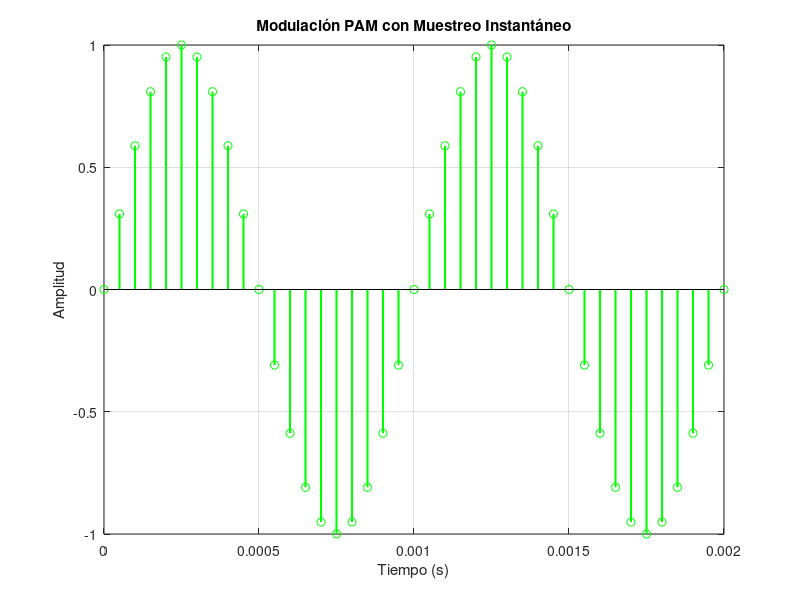

MATLAB code for this plot:
clc;
clear;
close all;

% Parámetros configurables
fm = 1000;  % Frecuencia de la señal moduladora (Hz)
fs = 20000;  % Frecuencia de muestreo (Hz) (Ajustable, aumentada)
d = 0.3;    % Ciclo de trabajo (tau / T) (Ajustable)

% Definición de la señal original
Tm = 1/fm;  
t = 0:Tm/500:2*Tm;  % Mayor resolución en el tiempo
x = sin(2*pi*fm*t); % Señal sinusoidal

% Muestreo de la señal
Ts = 1/fs;    % Periodo de muestreo
t_muestras = 0:Ts:max(t); % Instantes de muestreo
x_muestras = sin(2*pi*fm*t_muestras); % Muestras de la señal

% Gráfica de la modulación PAM
figure;
stem(t_muestras, x_muestras, 'g', 'LineWidth', 1.5); % Gráfica en rojo con más puntos
xlabel('Tiempo (s)');
ylabel('Amplitud');
title('Modulación PAM con Muestreo Instantáneo');
grid on;
